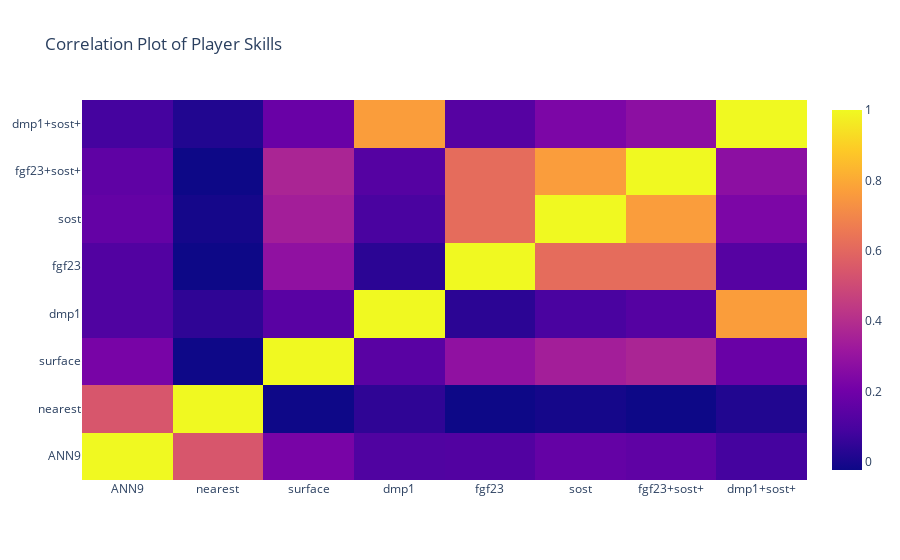

Source (notebook cell):
### Code cell
corr = YP_subset.corr()
trace = go.Heatmap(z=corr,x=corr.index,y=corr.columns)
data = [trace]
layout = dict(title="Correlation Plot of Player Skills")
fig = dict(data=data, layout=layout)
iplot(fig)

### Figure 1 — Plotly figure (JSON) as saved in the notebook; plotly's stock layout.template omitted (floating-point values rounded to 4 significant figures)
{"data": [{"type": "heatmap", "x": ["ANN9", "nearest", "surface", "dmp1", "fgf23", "sost", "fgf23+sost+", "dmp1+sost+"], "y": ["ANN9", "nearest", "surface", "dmp1", "fgf23", "sost", "fgf23+sost+", "dmp1+sost+"], "z": [[1, 0.5404, 0.2216, 0.1167, 0.1218, 0.1671, 0.1548, 0.08852], [0.5404, 1, -0.01997, 0.04402, -0.02254, -0.007743, -0.02287, 0.01753], [0.2216, -0.01997, 1, 0.14, 0.2861, 0.3432, 0.3665, 0.1823], [0.1167, 0.04402, 0.14, 1, 0.03694, 0.1002, 0.1294, 0.7667], [0.1218, -0.02254, 0.2861, 0.03694, 1, 0.6148, 0.6162, 0.1322], [0.1671, -0.007743, 0.3432, 0.1002, 0.6148, 1, 0.7653, 0.2303], [0.1548, -0.02287, 0.3665, 0.1294, 0.6162, 0.7653, 1, 0.2755], [0.08852, 0.01753, 0.1823, 0.7667, 0.1322, 0.2303, 0.2755, 1]]}], "layout": {"title": {"text": "Correlation Plot of Player Skills"}}}
